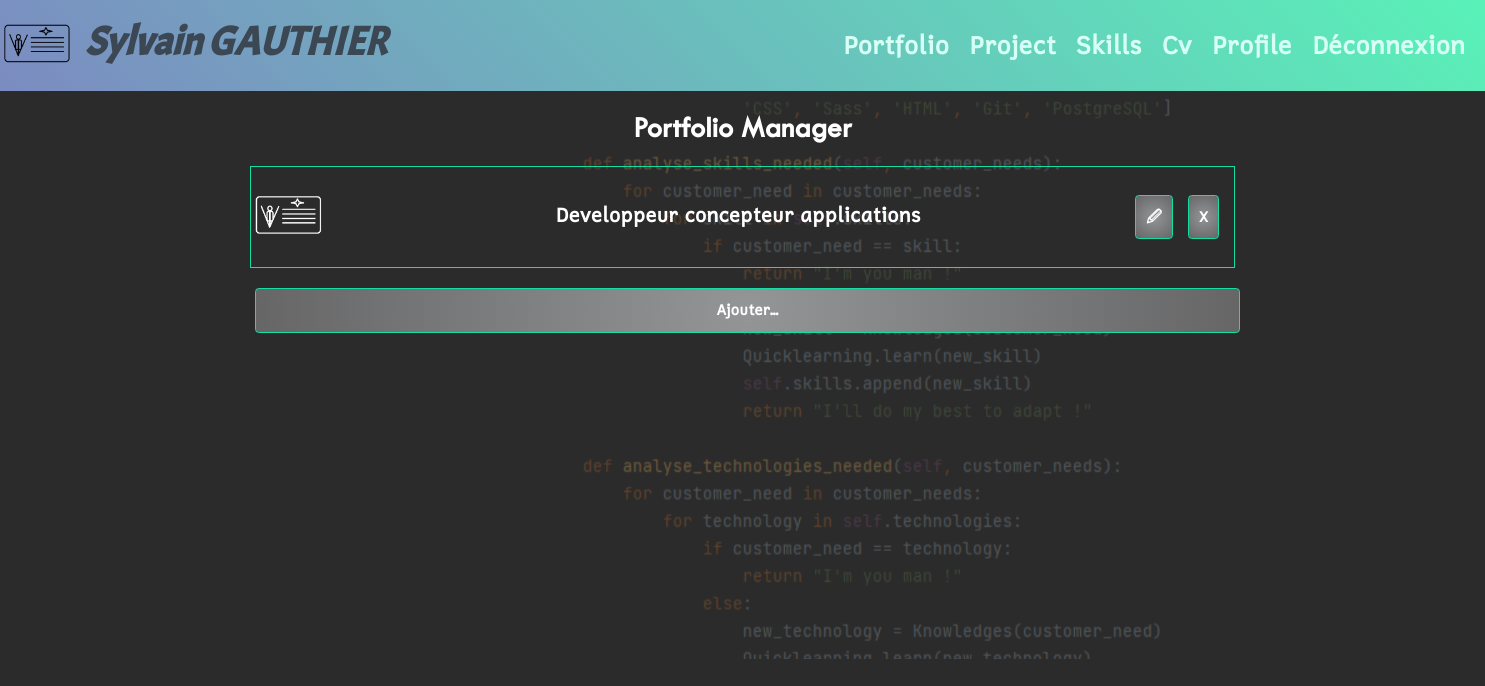
The app's page /portfolio/ (signed in) with its own data.
### users/models/customuser.py (models this page shows, shortened)
class CustomUser(AbstractUser):
    first_name = models.CharField(
        max_length=25,
        verbose_name='First name',
        blank=True
    )
    last_name = models.CharField(
        max_length=25,
        verbose_name='Last name'
    )
    email = models.EmailField(
        max_length=100,
        verbose_name='Email',
        unique=True
    )
    phone_number_regex = RegexValidator(
        regex='(0|\\+33|0033)[1-9][0-9]{8}'
    )
    phone = models.CharField(
        max_length=20,
        verbose_name='Phone',
        blank=True,
        validators=[phone_number_regex]
    )
    mobile = models.CharField(
        max_length=20,
        verbose_name='Mobile',
        blank=True,
        validators=[phone_number_regex]
    )
    birth_date = models.DateField(
        blank=True,
        null=True
    )
    number = models.PositiveIntegerField(
        validators=[MaxValueValidator(9999)],
        blank=True,
        null=True,
        verbose_name='Street number'
    )
    street = models.CharField(
        max_length=100,
        blank=True,
        null=True,
        verbose_name='Street name'
    )
    city = models.CharField(
        max_length=64,
        blank=True,
        null=True,
        verbose_name='City'
    )
    state = models.CharField(
        max_length=2,
        validators=[MinLengthValidator(2)],
        blank=True,
        null=True,
        verbose_name='State'
    )
    zip_code = models.PositiveIntegerField(
        validators=[MaxValueValidator(99999)],
        blank=True,
        null=True,
        verbose_name='Zip code'
    )
    country = CountryField(
        blank_label="(select country)",
        blank=True,
        null=True,
        verbose_name='Country'
    )
    linkedin_url = models.URLField(
        max_length=200,
        blank=True,
        null=True
    )
    git_url = models.URLField(
        max_length=200,
        blank=True,
        null=True
    )
    profile_photo = models.ImageField(
        verbose_name='photo de profile',
        default='default_profile.png'
    )
    guest_access_code = models.CharField(
        max_length=20,
        blank=True,
        null=True,
        verbose_name='Guest Access Code'
    )
    guest_access_code_set_at = models.DateTimeField(
        blank=True,
        null=True,
        verbose_name='Guest Access Code Set At'
    )
    IMAGE_MAX_SIZE = (215, 215)

### portfolio/models/portfolio.py (models this page shows, shortened)
class Portfolio(models.Model):
    title = models.CharField(
        verbose_name='title',
        max_length=60,
        blank=False,
        null=False
    )
    welcome_sentence = models.CharField(
        max_length=100,
        null=False,
        blank=False,
        default='Bienvenue !'
    )
    introduction_text = models.TextField(
        max_length=600,
        null=True,
        blank=True
    )
    user = models.ForeignKey(settings.AUTH_USER_MODEL,
                             null=True,
                             on_delete=models.CASCADE)
    is_visible = models.BooleanField(
        verbose_name="is visible",
        default=False,
        null=True,
        blank=True
    )

### portfolio/views/portfolio_views.py (the view)
# urls.py: path('', cv_views.index, name='cv_home'),
@login_required
def index(request):
    portfolios = Portfolio.objects.filter(
        Q(user=request.user)
    )
    return render(request,
                  'portfolio/portfolios_index.html',
                  context={'portfolios': portfolios}
                  )

### portfolio/templates/portfolio/portfolios_index.html
{% extends 'index.html' %}
{% block content %}
<div class="text-center">
    <h2>Portfolio Manager</h2>
</div>
<main class="cv-grid">
        <div class="cv-list">
            {% for portfolio in portfolios %}
            <div class="cv-prev">
                {% include 'portfolio/partials/portfolio_minus_snippet.html' with portfolio=portfolio %}
                <div class="cv-prev__button">
                    <a class="btn btn-secondary mt-2 mb-2 me-4" href="{% url 'portfolio:edit_portfolio' portfolio.id %}">
                        🖉
                    </a>
                    <a class="btn btn-secondary mt-2 mb-2 me-4" href="{% url 'portfolio:delete_portfolio' portfolio.id %}">
                        X
                    </a>
                </div>
            </div>
            {% endfor %}
        </div>
        <div class="text-end">
            <a class="btn btn--full-width btn-secondary mt-2 mb-2 me-4" href="{% url 'portfolio:create_portfolio' %}">
                Ajouter...
            </a>
        </div>
</main>
{% endblock content %}

### templates/index.html (shortened to what this page needs)
<!DOCTYPE html>
{% load static %}
<html lang="fr">
<head>
    <link rel="stylesheet" href="{% static 'css/bootstrap.css' %}">
    <link rel="stylesheet" href="{% static 'css/style.css' %}">
    <link rel="stylesheet" type="text/css" href="{% static 'css/cv_printing.css' %}" media="print">
</head>
<body>
    {% if not access_code %}
    <header class="fixed-content">
        <nav class="navbar navbar-expand-sm">
            <a class="navbar-brand" href="{% url 'index' %}">
                <img src="{% static 'img/VcardOnline_logo.png' %}">
            </a>
        {% if user.is_authenticated %}
                <h1 class="header__logo">
                    {{ user.first_name }} {{ user.last_name }}
                </h1>
        {% else %}
                <h1 class="header__logo">
                    VP Card Online
                </h1>
        {% endif %}
            <div class="collapse navbar-collapse" id="navbarSupportedContent">
                <ul class="navbar-nav ms-auto mx-4">
                {% if user.is_authenticated %}
                    <li class="nav-item nav__link"> <a class="nav-link" href="{% url 'portfolio:portfolio_home' %}">Portfolio</a> </li>
                    <li class="nav-item nav__link"> <a class="nav-link" href="{% url 'project:project_home' %}">Project</a> </li>
                    <li class="nav-item nav__link"> <a class="nav-link" href="{% url 'skill:skill_home' %}">Skills</a> </li>
                    <li class="nav-item nav__link"> <a class="nav-link" href="{% url 'cv:cv_home' %}">Cv</a> </li>
                    <li class="nav-item nav__link"> <a class="nav-link" href="{% url 'users:profile_home' %}">Profile</a> </li>
                    <li class="nav-item nav__link"> <a class="nav-link" href="{% url 'users:logout' %}">Déconnexion</a> </li>
                {% else %}
                    <li class="nav-item nav__link"> <a class="nav-link" href="{% url 'access_code' %}">enter ID</a> </li>
                    <li class="nav-item nav__link"> <a class="nav-link" href="{% url 'users:login' %}">login</a> </li>
                    <li class="nav-item nav__link"> <a class="nav-link" href="{% url 'users:signup' %}">signup</a> </li>
                {% endif %}
                </ul>
            </div>
        </nav>
    </header>
    {% endif %}
    <div class="background-image kenburns-bottom-left"></div>
    <div class="mainscreen row">
        {% if user.is_authenticated or access_code %}
            <div class="display col-sm-8">
        {% else %}
            <div class="display col-12">
        {% endif %}
        {% block content %}{% endblock content %}
        </div>
    </div>
</body>
</html>

### portfolio/templates/portfolio/partials/portfolio_minus_snippet.html
{% load static %}
    <div class="cv-prev__image">
        {% if portfolio.is_visible %}
            <img src="{% static 'img/VcardOnline_logo_white.png' %}">
        {% else %}
        <a href="{% url 'portfolio:set_portfolio_visible' portfolio_id=portfolio.id %}">
            <img src="{% static 'img/VcardOnline_logo.png' %}">
        </a>
        {% endif %}
    </div>
    <div class="cv-prev__heading">
        <h3>
            {{ portfolio.title }}
        </h3>
    </div>

### static/css/style.css (style rules this page uses)
.kenburns-bottom-left { -webkit-animation: kenburns-bottom-left 5s ease-out both; animation: kenburns-bottom-left 5s ease-out both; }
*, *::after, *::before { margin: 0; padding: 0; box-sizing: inherit; }
html { font-size: 62.5%; max-width: 100%; overflow-x: hidden; }
body { max-width: 100%; overflow-x: hidden; box-sizing: border-box; background: #2b2b2b; }
h1 { font-family: "acmeregular", sans-serif; font-weight: 900; font-size: 5rem; font-style: italic; }
h2 { font-family: "fontscorecomttwcenmt", sans-serif; font-weight: 900; font-size: 3rem; margin-bottom: 2rem; }
h3 { font-weight: 900; font-size: 2rem; }
.fixed-content { top: 0; position: fixed; }
.background-image { position: absolute; background-image: url("../img/background_sga.png"); background-size: auto auto; background-position: center; background-repeat: no-repeat; width: 100%; height: 80%; opacity: 0.3; z-index: -1; }
body { font-family: "cadmanregular", sans-serif; color: black; font-size: 2rem; font-weight: 300; line-height: 1.7; }
header { width: 100%; height: auto; z-index: 3; }
header img { width: 75px; height: 75px; }
.header__logo { font-size: 4rem; color: #3c4754; }
.navbar { background: rgb(124, 139, 193); background: linear-gradient(45deg, rgb(124, 139, 193) 0%, rgb(89, 242, 184) 100%); }
.nav-item { display: inline; font-size: 2.5rem; margin-left: 1rem; }
.nav-item a { text-decoration: none; color: #D6FFF5; font-weight: 900; }
.btn { padding: 1rem; border: 0.1rem solid #15DEA5; color: #fff; font-size: 15px; font-weight: 900; background: #2b2b2b; background: radial-gradient(circle, rgb(147, 149, 150) 0%, rgb(102, 102, 103) 100%); cursor: pointer; transition: color 1s, background 1s; }
.btn--full-width { width: 100%; margin: 5px; }
.cv-grid { display: grid; grid-template-columns: 1fr; grid-column-gap: 1.5rem; }
.cv-prev { display: flex; color: #fff; margin-bottom: 1.5rem; border: 0.1rem solid #15DEA5; }
.cv-prev__image { margin: 1; opacity: 1; width: 75px; height: 100px; display: block; overflow: hidden; padding-top: 10%; position: relative; }
.cv-prev__image img { position: absolute; top: 50%; left: 50%; width: 100%; transform: translate(-50%, -50%); }
.cv-prev__heading { font-size: 4rem; padding-left: 1.5rem; margin: auto; line-height: 6rem; }
.cv-prev__button { display: flex; flex: row; margin-top: auto; margin-bottom: auto; padding-right: 0; }
.mainscreen { color: #fff; margin-top: 110px; }
.display { margin: auto; }

### static/css/cv_printing.css (style rules this page uses)
@media all { header, header__logo, header img, nav, button, .quote, footer { display: none; } }
@media all { html { font-size: 40%; } }
@media all { body { box-sizing: border-box; background: none; } }
@media all { h1 { font-family: "acmeregular", sans-serif; font-weight: 900; font-size: 16pt; font-style: italic; } }
@media all { h2 { font-family: "fontscorecomttwcenmt", sans-serif; font-weight: 900; font-size: 14pt; margin-bottom: 5pt; } }
@media all { h3 { font-weight: 900; font-size: 10pt; } }

### records on screen
CustomUser: first_name "Sylvain", last_name "GAUTHIER"
Portfolio: is_visible True (drawn), title "Developpeur concepteur applications"
